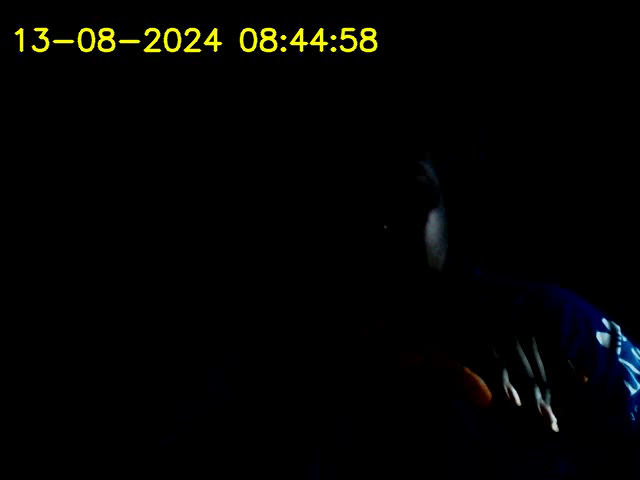
#> input picture frame 9 of Chapter_1/with_dt.avi, 640 x 480 px, given in place of dog.mp4, which was not available
$ python 2_hsv_color_tracking.py
#> lines starting #> are read from the running program, lines starting #| are printed output that depends on the picture; after the words box and inside, x2 and y2 are one past the last pixel; in counts of white or black regions, pixels touching at a corner belong together; pictures that were not available may be replaced by others from this repository, and a replacement may not be noted
import cv2
import numpy as np


def nothing(x):
    pass


# Load the video file
cap = cv2.VideoCapture("./my_videos/dog.mp4")

# Create a window and trackbars to adjust the color thresholds
cv2.namedWindow("Object Detection")

cv2.createTrackbar("Low H", "Object Detection", 0, 179, nothing)
#> slider 'Low H' is set to 35
cv2.createTrackbar("High H", "Object Detection", 179, 179, nothing)

cv2.createTrackbar("Low S", "Object Detection", 0, 255, nothing)
#> slider 'Low S' is set to 51
cv2.createTrackbar("High S", "Object Detection", 255, 255, nothing)

cv2.createTrackbar("Low V", "Object Detection", 0, 255, nothing)
#> slider 'Low V' is set to 51
cv2.createTrackbar("High V", "Object Detection", 255, 255, nothing)

while True:
    # Read the video frame
    ret, frame = cap.read()
#> frame is the input picture: shape (480, 640, 3); mean B, G, R 2.2, 3.4, 3.2

    if not ret:
        break

    # Convert to HSV
    hsv = cv2.cvtColor(frame, cv2.COLOR_BGR2HSV)
#> hsv: shape (480, 640, 3); mean H, S, V 12.1, 32.2, 4.5

    # Get the color thresholds from the trackbars
    low_h = cv2.getTrackbarPos("Low H", "Object Detection")
    high_h = cv2.getTrackbarPos("High H", "Object Detection")

    low_s = cv2.getTrackbarPos("Low S", "Object Detection")
    high_s = cv2.getTrackbarPos("High S", "Object Detection")

    low_v = cv2.getTrackbarPos("Low V", "Object Detection")
    high_v = cv2.getTrackbarPos("High V", "Object Detection")

    # Define the color thresholds
    lower_color = np.array([low_h, low_s, low_v])
    upper_color = np.array([high_s, high_s, high_v])

    # Threshold the HSV image to get only the object in the color range
    mask = cv2.inRange(hsv, lower_color, upper_color)
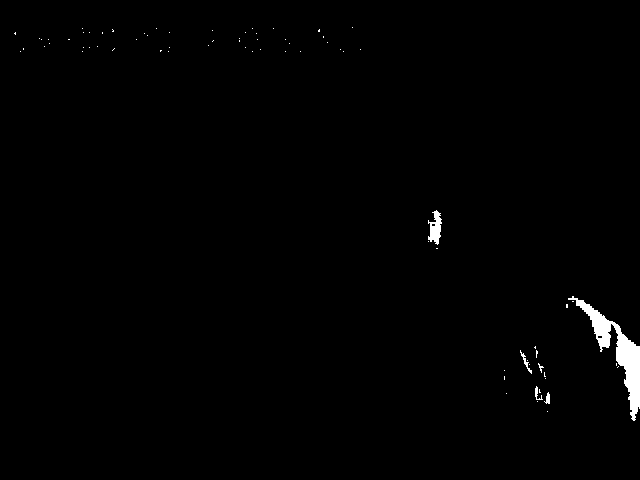
#> mask: shape (480, 640); 0.84% white; 75 white regions (69 under 20 px), largest, box (x1, y1, x2, y2) and area: (568, 296, 640, 421) 1994, (428, 210, 442, 245) 286, (520, 350, 532, 374) 60, (535, 386, 543, 400) 42, (544, 392, 550, 404) 42, (538, 363, 544, 373) 20

    # Apply morphological operations
    kernel = np.ones((5, 5), np.uint8)
    mask = cv2.erode(mask, kernel)
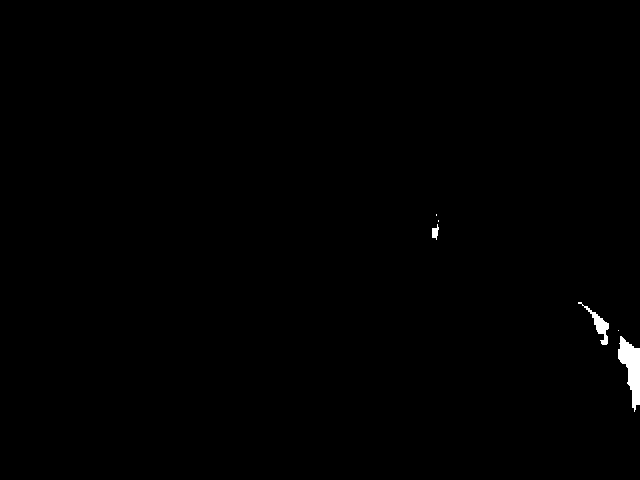
#> mask: shape (480, 640); 0.41% white; 6 white regions (3 under 20 px), largest, box (x1, y1, x2, y2) and area: (618, 336, 640, 412) 885, (578, 302, 609, 345) 310, (432, 224, 439, 240) 67
    mask = cv2.dilate(mask, kernel)
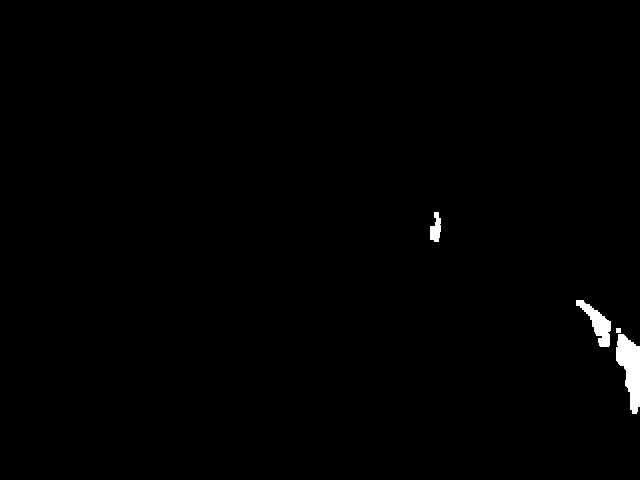
#> mask: shape (480, 640); 0.68% white; 4 white regions

    # Find contours of the object in the mask
    contours, _ = cv2.findContours(mask, cv2.RETR_TREE, cv2.CHAIN_APPROX_SIMPLE)
#> contours = 4 contours, 1 with area under 20; largest, box (x1, y1, x2, y2) and area: (616, 334, 640, 414) 1087, (576, 300, 611, 347) 575, (430, 212, 441, 242) 188

    # Draw the contours on the original image
    for contour in contours:
        area = cv2.contourArea(contour)
        if area > 100:
            cv2.drawContours(frame, contour, -1, (0, 255, 0), 3)
#> this loop made 4 passes
#> area on passes 1, 3, 4: 1087, 575, 188.5
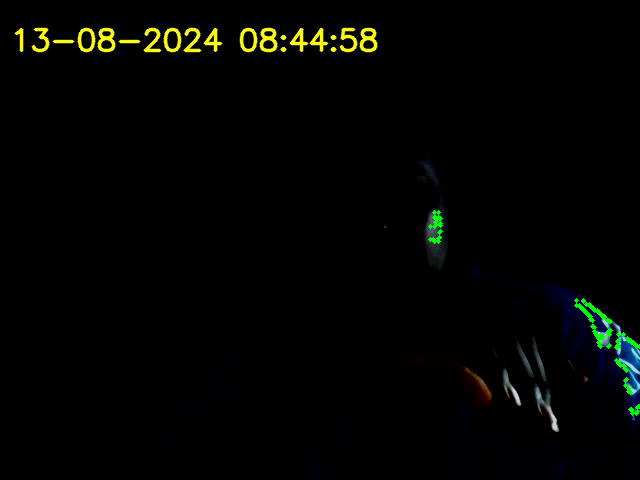
#> frame: shape (480, 640, 3); 0.34% of pixels changed, all inside (x1, y1, x2, y2) = (428, 210, 640, 416)

    # Display the frames
    cv2.imshow("Object Detection", frame)
    cv2.imshow("Mask", mask)

    # Press "q" to exit the program
    if cv2.waitKey(1) == ord("q"):
#> (key q is pressed here)
        break

# Release resources
cap.release()
cv2.destroyAllWindows()

$ run again, starting later in the video
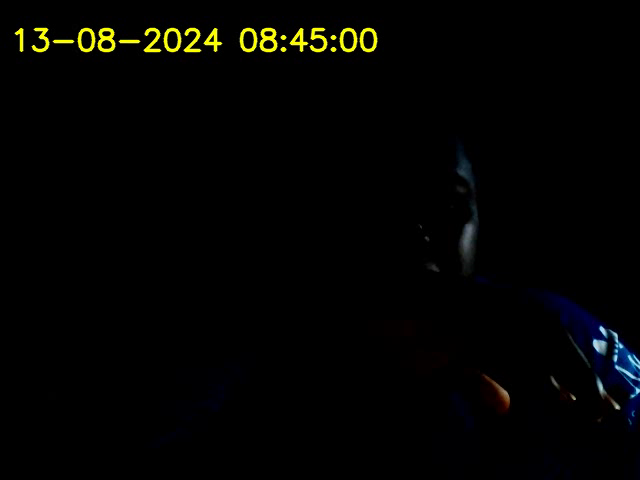
#> input picture frame 43 of Chapter_1/with_dt.avi, 640 x 480 px, given in place of dog.mp4, which was not available
#> frame is the input picture: shape (480, 640, 3); mean B, G, R 1.8, 3.2, 3
#> hsv: shape (480, 640, 3); mean H, S, V 10.6, 30.8, 4.1
#> `mask = cv2.dilate(mask, kernel)`:
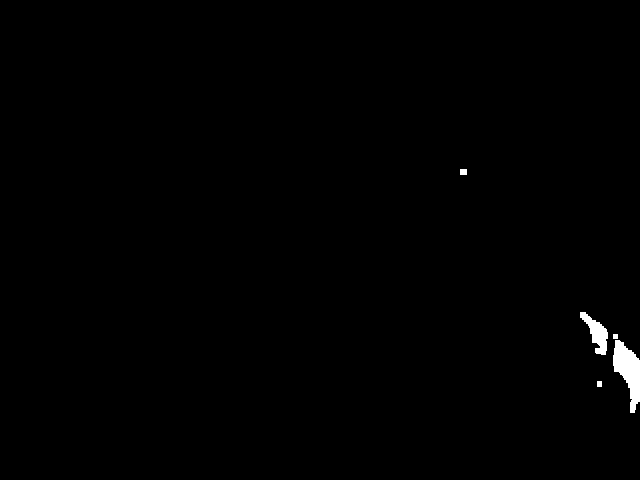
#> mask: shape (480, 640); 0.56% white; 5 white regions
#> contours = 5 contours, 1 with area under 20; largest, box (x1, y1, x2, y2) and area: (613, 340, 640, 413) 998, (580, 312, 608, 355) 472, (460, 169, 467, 175) 30, (597, 381, 602, 387) 20
#> the loop `for contour in contours:` made 5 passes
#> (contour, area) on passes 1, 5: ([[597, 381], [597, 386], [601, 386], [601, 381]], 20), ([[460, 169], [460, 174], [466, 174], [466, 169]], 30)
#> after the loop `for contour in contours:`:
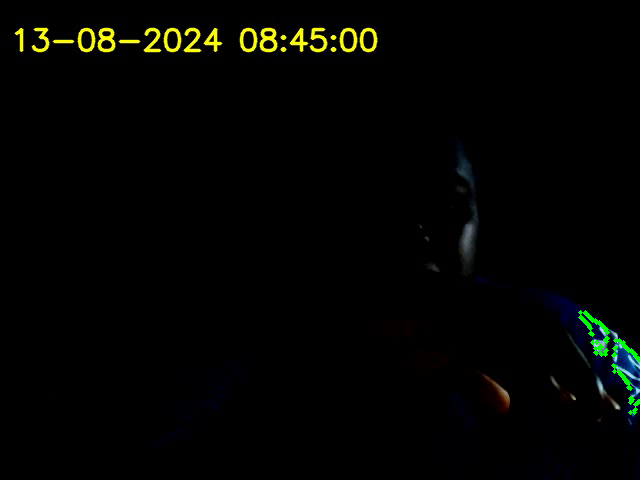
#> frame: shape (480, 640, 3); 0.27% of pixels changed, all inside (x1, y1, x2, y2) = (578, 310, 640, 415)

$ run again, starting later in the video
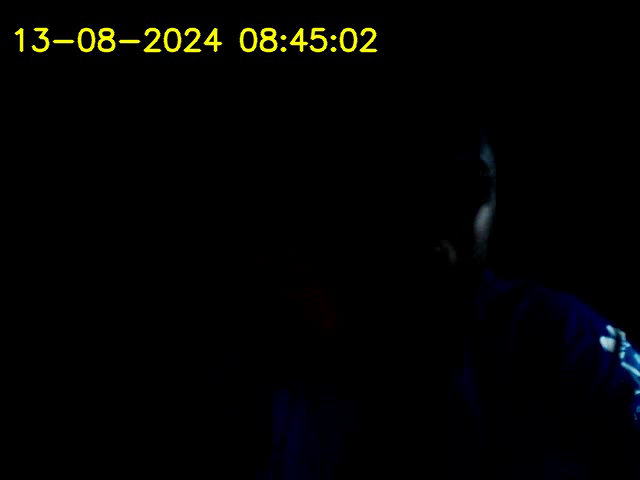
#> input picture frame 77 of Chapter_1/with_dt.avi, 640 x 480 px, given in place of dog.mp4, which was not available
#> frame is the input picture: shape (480, 640, 3); mean B, G, R 2.1, 2.9, 2.7
#> hsv: shape (480, 640, 3); mean H, S, V 16.4, 41.4, 4.3
#> `mask = cv2.dilate(mask, kernel)`:
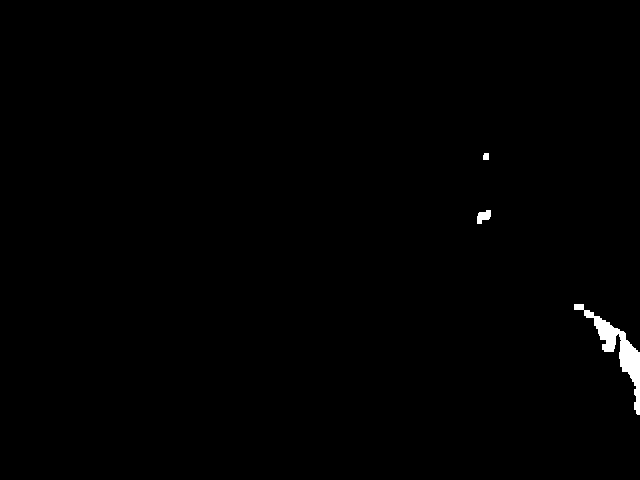
#> mask: shape (480, 640); 0.55% white; 3 white regions
#> contours = 3 contours; box (x1, y1, x2, y2) and area: (574, 304, 640, 415) 1349, (477, 210, 491, 224) 109, (483, 153, 489, 160) 28
#> the loop `for contour in contours:` made 3 passes
#> area on passes 1 to 3: 1349, 109, 28.5
#> after the loop `for contour in contours:`:
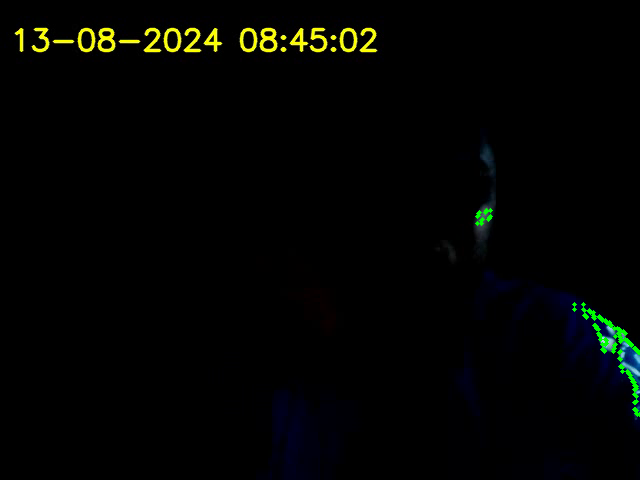
#> frame: shape (480, 640, 3); 0.33% of pixels changed, all inside (x1, y1, x2, y2) = (475, 208, 640, 417)
